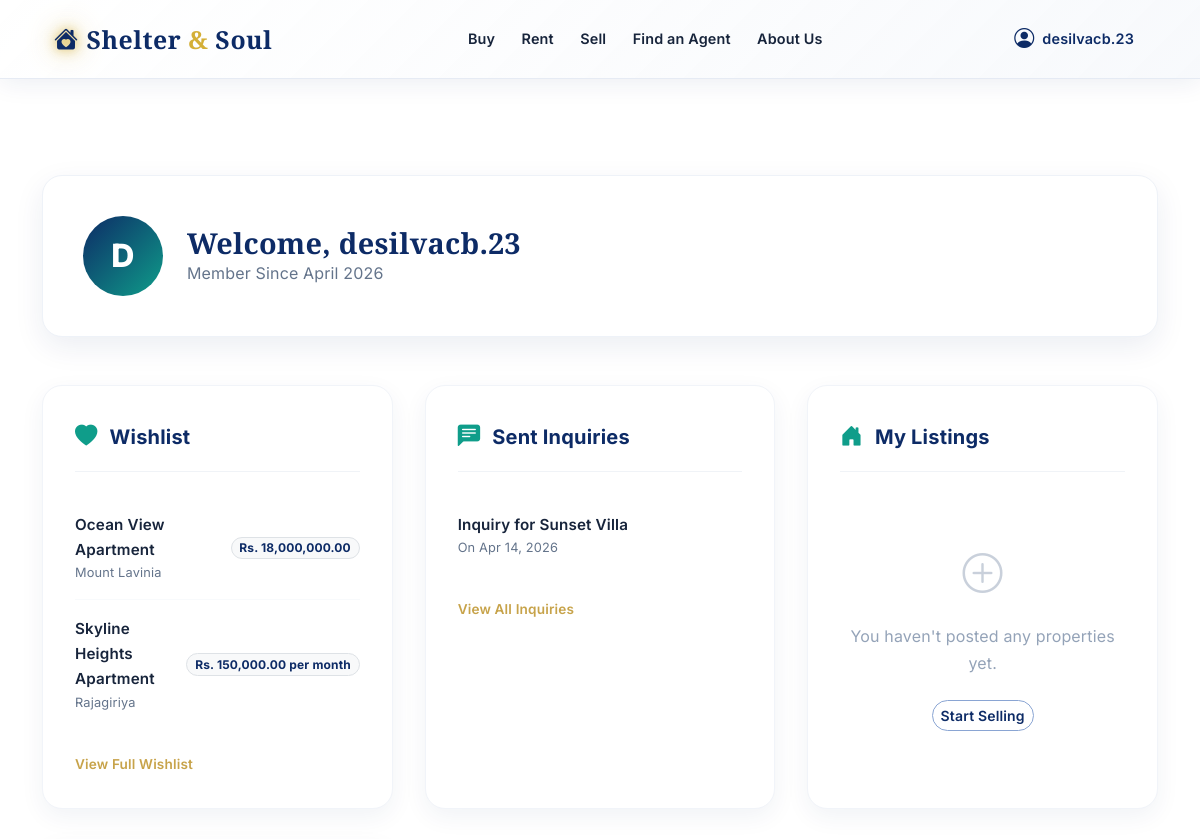
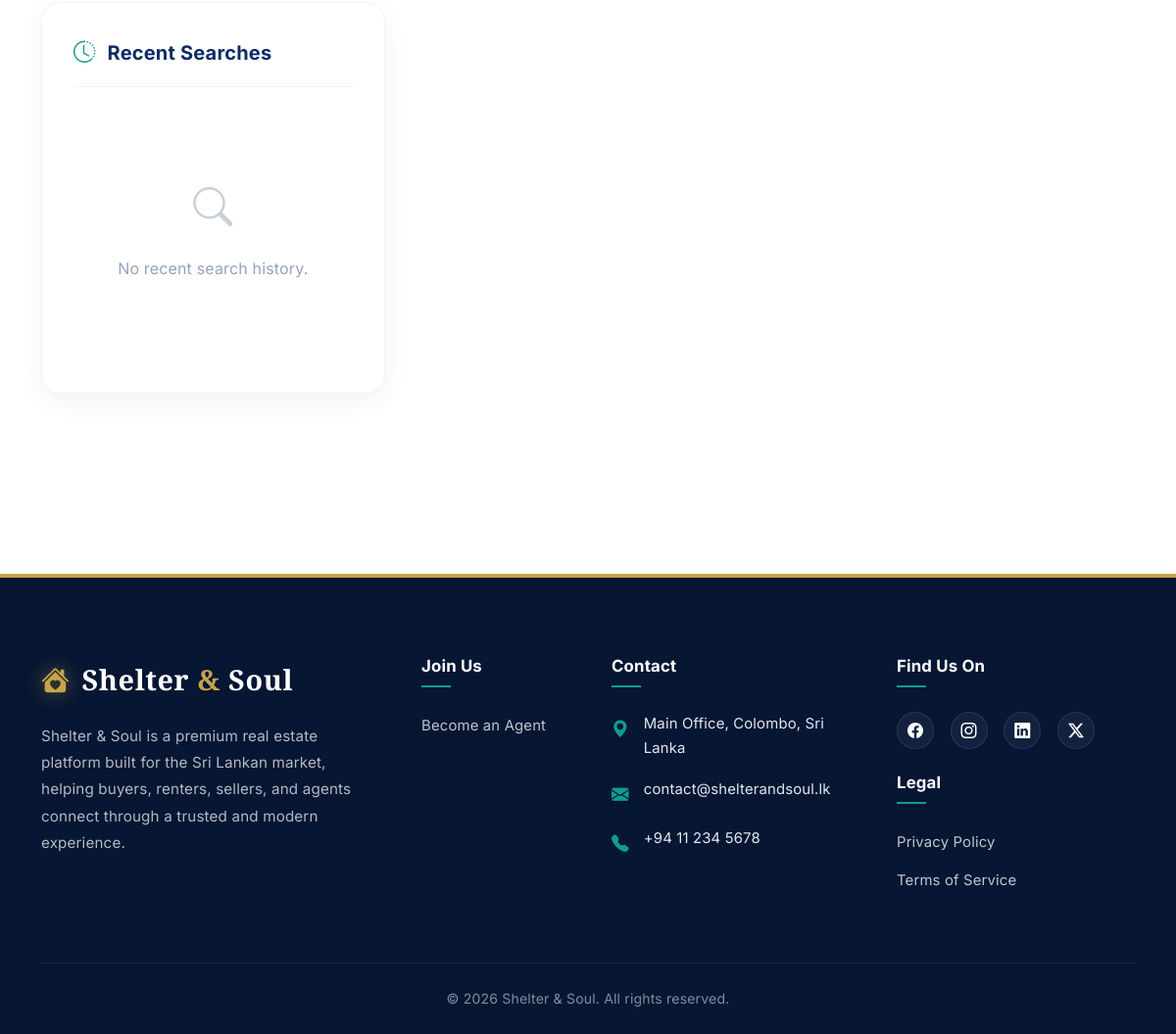
The page /dashboard/ (signed in) on the database its author committed (2 pictures, top to bottom).
### listings/models.py (models this page shows, shortened)
class Wishlist(models.Model):
    user = models.ForeignKey(User, on_delete=models.CASCADE, related_name="wishlist_items")
    property = models.ForeignKey(Property, on_delete=models.CASCADE, related_name="wishlisted_by")
    created_at = models.DateTimeField(auto_now_add=True)
    class Meta:
        constraints = [
            models.UniqueConstraint(fields=["user", "property"], name="unique_user_property_wishlist")
        ]

class Property(models.Model):
    LISTING_CATEGORIES = [
        ("Sell", "Sell"),
        ("Rent", "Rent"),
    ]
    PROPERTY_TYPES = [
        ("Residential", "Residential"),
        ("Apartment", "Apartment"),
        ("Commercial", "Commercial"),
        ("Land", "Land"),
    ]
    SIZE_UNITS = [
        ("sqft", "sqft"),
        ("acres", "Acres"),
        ("perch", "Perch"),
    ]
    name = models.CharField(max_length=255)
    location = models.CharField(max_length=255)
    price = models.DecimalField(max_digits=10, decimal_places=2)
    listing_category = models.CharField(max_length=20, choices=LISTING_CATEGORIES, default="Sell")
    property_type = models.CharField(
        max_length=100,
        choices=PROPERTY_TYPES,
        default="Residential"
    )
    description = models.TextField()
    number_of_rooms = models.PositiveIntegerField(null=True, blank=True)
    number_of_bathrooms = models.PositiveIntegerField(null=True, blank=True)
    size_sqft = models.DecimalField("Size", max_digits=12, decimal_places=2, null=True, blank=True)
    size_unit = models.CharField(max_length=20, choices=SIZE_UNITS, default="sqft")
    walkthrough_video = models.FileField(upload_to="", null=True, blank=True)
    video_url = models.URLField(blank=True)
    address = models.CharField(max_length=255, blank=True)
    latitude = models.DecimalField(max_digits=9, decimal_places=6, null=True, blank=True)
    longitude = models.DecimalField(max_digits=9, decimal_places=6, null=True, blank=True)
    owner = models.ForeignKey(User, on_delete=models.SET_NULL, null=True, blank=True, related_name="properties")

class Inquiry(models.Model):
    property = models.ForeignKey(Property, on_delete=models.CASCADE, related_name="inquiries")
    user = models.ForeignKey(User, on_delete=models.SET_NULL, null=True, blank=True)
    name = models.CharField(max_length=150, default="Unknown")
    email = models.EmailField(default="unknown@example.com")
    message = models.TextField()
    created_at = models.DateTimeField(auto_now_add=True)

### listings/views.py (the view)
# urls.py: path("dashboard/", views.dashboard_view, name="dashboard"),
@login_required
def dashboard_view(request):
    wishlist_items = (
        Wishlist.objects.filter(user=request.user)
        .select_related("property")
        .order_by("-created_at")[:5]
    )
    inquiries = Inquiry.objects.filter(user=request.user).order_by("-created_at")[:5]
    my_posts = Property.objects.filter(owner=request.user).order_by("-id")[:5]
    recent_searches = [] # Would fetch from SearchLog if exists
    context = {
        "wishlist_items": wishlist_items,
        "inquiries": inquiries,
        "my_posts": my_posts,
        "recent_searches": recent_searches,
        "can_post_property": _can_user_post_property(request.user),
    }
    return render(request, "listings/dashboard.html", context)

### listings/templates/listings/dashboard.html (shortened to what this page needs)
{% extends "listings/base.html" %}
{% load humanize %}
{% block content %}
<div class="container dashboard-container">
    <div class="profile-card">
        <div class="profile-avatar">
            {{ user.username|first }}
        </div>
        <div class="profile-info">
            <h1>Welcome, {{ user.username }}</h1>
            <p>Member Since {{ user.date_joined|date:"F Y" }}</p>
        </div>
    </div>
    <div class="dashboard-grid">
        <div class="dashboard-section">
            <div class="section-title">
                <i class="bi bi-heart-fill"></i>
                <h2>Wishlist</h2>
            </div>
            <div class="section-content">
                {% if wishlist_items %}
                <ul class="dash-item-list">
                    {% for item in wishlist_items %}
                    <li class="dash-item">
                        <div class="dash-item-meta">
                            <a href="{% url 'property_detail' item.property.pk %}" class="dash-item-name">
                                {{ item.property.name }}
                            </a>
                            <span class="dash-item-sub">{{ item.property.location }}</span>
                        </div>
                        <span class="badge rounded-pill bg-light text-primary border">
                            Rs. {{ item.property.price|intcomma }}{% if item.property.listing_category == "Rent" %} per month{% endif %}
                        </span>
                    </li>
                    {% endfor %}
                </ul>
                <a href="{% url 'wishlist' %}" class="view-all-link">View Full Wishlist</a>
                {% else %}
                <div class="empty-state">
                    <i class="bi bi-bookmark-plus"></i>
                    <p>No saved properties yet.</p>
                </div>
                {% endif %}
            </div>
        </div>
        <div class="dashboard-section">
            <div class="section-title">
                <i class="bi bi-chat-left-text-fill"></i>
                <h2>Sent Inquiries</h2>
            </div>
            <div class="section-content">
                {% if inquiries %}
                <ul class="dash-item-list">
                    {% for inq in inquiries %}
                    <li class="dash-item">
                        <div class="dash-item-meta">
                            <a href="{% url 'property_detail' inq.property.pk %}" class="dash-item-name">
                                Inquiry for {{ inq.property.name }}
                            </a>
                            <span class="dash-item-sub">On {{ inq.created_at|date:"M d, Y" }}</span>
                        </div>
                    </li>
                    {% endfor %}
                </ul>
                <a href="{% url 'view_inquiries' %}" class="view-all-link">View All Inquiries</a>
                {% else %}
                <div class="empty-state">
                    <i class="bi bi-chat-dots"></i>
                    <p>No inquiries sent yet.</p>
                </div>
                {% endif %}
            </div>
        </div>
        <div class="dashboard-section">
            <div class="section-title">
                <i class="bi bi-house-door-fill"></i>
                <h2>My Listings</h2>
            </div>
            <div class="section-content">
                {% if my_posts %}
                <ul class="dash-item-list">
                    {% for post in my_posts %}
                    <li class="dash-item">
                        <div class="dash-item-meta">
                            <a href="{% url 'property_detail' post.pk %}" class="dash-item-name">{{ post.name }}</a>
                            <span class="dash-item-sub">{{ post.location }}</span>
                        </div>
                    </li>
                    {% endfor %}
                </ul>
                {% else %}
                <div class="empty-state">
                    <i class="bi bi-plus-circle"></i>
                    <p>You haven't posted any properties yet.</p>
                    {% if can_post_property %}
                    <a href="{% url 'property_create' %}" class="btn btn-sm btn-gold mt-2">Add Property</a>
                    {% else %}
                    <a href="{% url 'sell' %}" class="btn btn-sm btn-outline-primary mt-2">Start Selling</a>
                    {% endif %}
                </div>
                {% endif %}
            </div>
        </div>
        <div class="dashboard-section">
            <div class="section-title">
                <i class="bi bi-clock-history"></i>
                <h2>Recent Searches</h2>
            </div>
            <div class="section-content">
                {% if recent_searches %}
                <ul class="dash-item-list">
                    {% for search in recent_searches %}
                    <li class="dash-item">
                        <div class="dash-item-meta">
                            <a href="#" class="dash-item-name">{{ search.query }}</a>
                            <span class="dash-item-sub">{{ search.timestamp|timesince }} ago</span>
                        </div>
                    </li>
                    {% endfor %}
                </ul>
                {% else %}
                <div class="empty-state">
                    <i class="bi bi-search"></i>
                    <p>No recent search history.</p>
                </div>
                {% endif %}
            </div>
        </div>
    </div>
</div>
{% endblock %}

### listings/templates/listings/base.html (shortened to what this page needs)
<!DOCTYPE html>
<html lang="en">
<head>
    <link href="https://cdn.jsdelivr.net/npm/bootstrap@5.3.2/dist/css/bootstrap.min.css" rel="stylesheet">
    <link rel="stylesheet" href="https://cdn.jsdelivr.net/npm/bootstrap-icons@1.11.1/font/bootstrap-icons.css">
</head>
<body>
    <nav id="mainNavbar"
        class="navbar navbar-expand-lg {% if request.resolver_match.url_name == 'home' %}navbar-home navbar-dark{% else %}navbar-light navbar-glass sticky-top{% endif %}">
        <div class="container-xl px-4">
            <a class="navbar-brand d-flex align-items-center gap-2" href="{% url 'home' %}">
                <span class="navbar-brand-icon-glow" aria-hidden="true"><i class="bi bi-house-heart-fill fs-4"></i></span>
                <span>Shelter <span style="color:#D4AF37;">&amp;</span> Soul</span>
            </a>
            <div class="collapse navbar-collapse" id="navbarNav">
                <ul class="navbar-nav mx-auto mb-2 mb-lg-0">
                    <li class="nav-item">
                        <a class="nav-link {% if request.resolver_match.url_name == 'property_list' and request.GET.type == 'buy' %}active{% endif %}"
                            href="{% url 'property_list' %}?type=buy">Buy</a>
                    </li>
                    <li class="nav-item">
                        <a class="nav-link {% if request.resolver_match.url_name == 'property_list' and request.GET.type == 'rent' %}active{% endif %}"
                            href="{% url 'property_list' %}?type=rent">Rent</a>
                    </li>
                    <li class="nav-item">
                        <a class="nav-link {% if request.resolver_match.url_name == 'sell' %}active{% endif %}"
                            href="{% url 'sell' %}">Sell</a>
                    </li>
                    <li class="nav-item">
                        <a class="nav-link {% if request.resolver_match.url_name == 'find_agent' %}active{% endif %}"
                            href="{% url 'find_agent' %}">Find an Agent</a>
                    </li>
                    <li class="nav-item">
                        <a class="nav-link {% if request.resolver_match.url_name == 'about' %}active{% endif %}"
                            href="{% url 'about' %}">About Us</a>
                    </li>
                </ul>
                <ul class="navbar-nav align-items-center gap-1">
                    {% if user.is_authenticated %}
                    <li class="nav-item dropdown">
                        <a class="nav-link dropdown-toggle d-flex align-items-center gap-2 fw-semibold {% if request.resolver_match.url_name != 'home' %}text-primary{% else %}text-white{% endif %}"
                            href="#" id="profileDropdown" role="button" data-bs-toggle="dropdown" aria-expanded="false"
                            aria-label="My profile menu">
                            <i class="bi bi-person-circle fs-5 flex-shrink-0"></i>
                            <span class="nav-user-name d-none d-md-inline">{{ user.get_full_name|default:user.username }}</span>
                        </a>
                    </li>
                    {% endif %}
                </ul>
            </div>
        </div>
    </nav>
    <main class="{% block main_class %}container my-5{% endblock %}">
        {% block content %}{% endblock %}
    </main>
    <footer class="footer">
        <div class="container">
            <div class="row g-5">
                <div class="col-lg-4 col-md-6">
                    <a href="{% url 'home' %}" class="footer-logo">
                        <i class="bi bi-house-heart-fill"></i>
                        <span>Shelter <span>&amp;</span> Soul</span>
                    </a>
                    <p class="footer-text mt-3">
                        Shelter & Soul is a premium real estate platform built for the Sri Lankan market, helping buyers, renters, sellers, and agents connect through a trusted and modern experience.
                    </p>
                </div>
                <div class="col-lg-2 col-md-6">
                    <h5 class="footer-heading">Join Us</h5>
                    <ul class="footer-link-group">
                        <li><a href="mailto:contact@shelterandsoul.lk">Become an Agent</a></li>
                    </ul>
                </div>
                <div class="col-lg-3 col-md-6">
                    <h5 class="footer-heading">Contact</h5>
                    <div class="footer-contact-item">
                        <i class="bi bi-geo-alt-fill"></i>
                        <span>Main Office, Colombo, Sri Lanka</span>
                    </div>
                    <div class="footer-contact-item">
                        <i class="bi bi-envelope-fill"></i>
                        <span>contact@shelterandsoul.lk</span>
                    </div>
                    <div class="footer-contact-item">
                        <i class="bi bi-telephone-fill"></i>
                        <span>+94 11 234 5678</span>
                    </div>
                </div>
                <div class="col-lg-3 col-md-6">
                    <h5 class="footer-heading">Find Us On</h5>
                    <div class="social-icons mb-4">
                        <a href="#" class="social-link" title="Facebook"><i class="bi bi-facebook"></i></a>
                        <a href="#" class="social-link" title="Instagram"><i class="bi bi-instagram"></i></a>
                        <a href="#" class="social-link" title="LinkedIn"><i class="bi bi-linkedin"></i></a>
                        <a href="#" class="social-link" title="Twitter/X"><i class="bi bi-twitter-x"></i></a>
                    </div>
                    <h5 class="footer-heading">Legal</h5>
                    <ul class="footer-link-group">
                        <li><a href="#">Privacy Policy</a></li>
                        <li><a href="#">Terms of Service</a></li>
                    </ul>
                </div>
            </div>
            <div class="footer-bottom">
                <div class="row align-items-center">
                    <div class="col-md-12 text-center">
                        <p class="footer-bottom-text">&copy; 2026 Shelter &amp; Soul. All rights reserved.</p>
                    </div>
                </div>
            </div>
        </div>
    </footer>
</body>
</html>

### rows shown on the page
Wishlist: property.name "Ocean View Apartment", property.location "Mount Lavinia", property.price "18,000,000.00"
Wishlist: property.name "Skyline Heights Apartment", property.location "Rajagiriya", property.price "150,000.00", shows "per month"
Inquiry: property.name "Sunset Villa", created_at "Apr 14, 2026"

### other values the page prints
{{ user.get_full_name|default:user.username }} "desilvacb.23"
{{ user.username|first }} "D"
{{ user.username }} "desilvacb.23"
{{ user.date_joined|date:"F Y" }} "April 2026"
